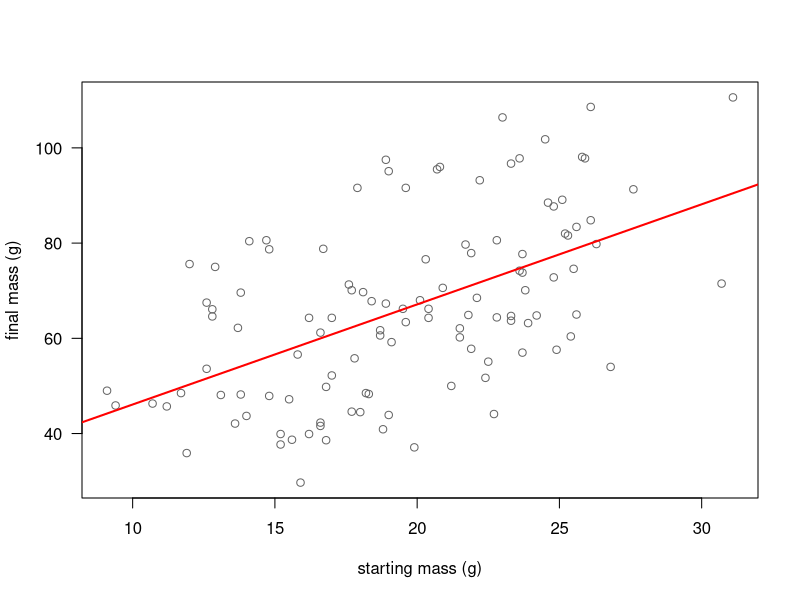
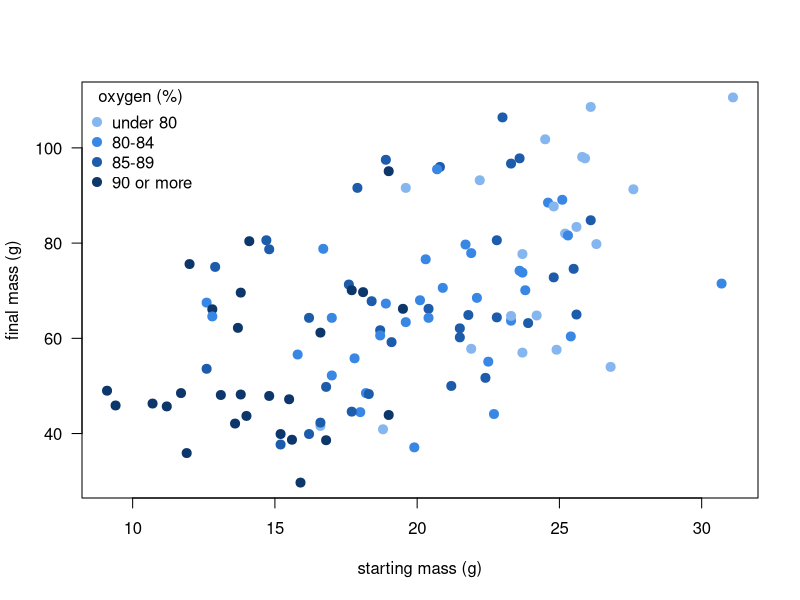

Source code (R) for these figures, in order:
## ---- chunk 1
knitr::opts_chunk$set(echo = FALSE, message = FALSE, warning = FALSE, collapse = TRUE, comment = "#>")
knitr::opts_knit$set(global.par = TRUE)

# Numbers in the text: fixed decimals and a real minus sign.
num <- function(x, digits = 2) sub("-", "−", formatC(x, format = "f", digits = digits))
## ---- chunk 2
par(las = 1, bty = "o")    # horizontal axis numbers, full box around the plot
## ---- chunk 3
trout <- read.csv("data/trout.csv")
head(trout)
## ---- chunk 4
fit1 <- lm(final_mass ~ start_mass, data = trout)
summary(fit1)
## ---- chunk 5
plot(trout$start_mass, trout$final_mass, col = "grey40",
     xlab = "starting mass (g)", ylab = "final mass (g)")
abline(fit1, col = "red", lwd = 2)
## ---- chunk 6
fit2 <- lm(final_mass ~ start_mass + oxygen, data = trout)
summary(fit2)
## ---- chunk 7
fit_oxygen <- lm(final_mass ~ oxygen, data = trout)
summary(fit_oxygen)
## ---- chunk 8
oxygen_bins <- cut(trout$oxygen, breaks = c(-Inf, 80, 85, 90, Inf), right = FALSE,
                   labels = c("under 80", "80-84", "85-89", "90 or more"))
oxygen_cols <- c("#86b6ef", "#3987e5", "#1c5cab", "#0d366b")    # light = little oxygen, dark = much
plot(trout$start_mass, trout$final_mass, pch = 19, cex = 1.2, col = oxygen_cols[oxygen_bins],
     xlab = "starting mass (g)", ylab = "final mass (g)")
legend("topleft", title = "oxygen (%)", legend = levels(oxygen_bins),
       col = oxygen_cols, pch = 19, pt.cex = 1.2, bty = "n")
## ---- chunk 9
round(cor(trout[, c("start_mass", "oxygen", "final_mass")]), 2)
## ---- chunk 10
confint(fit1)
confint(fit2)
confint(fit_oxygen)
## ---- chunk 11
ci1 <- round(confint(fit1)["start_mass", ], 2)
## ---- chunk 12
diet_names <- c("commercial pellets", "insect meal", "plant-based")
knitr::kable(data.frame(Code = 1:3, Diet = diet_names,
                        `Mean final mass (g)` = tapply(trout$final_mass, trout$diet, mean),
                        check.names = FALSE),
             digits = 1, row.names = FALSE, align = "clr")
## ---- chunk 13
fit_codes <- lm(final_mass ~ diet, data = trout)
summary(fit_codes)

fit_diet <- lm(final_mass ~ factor(diet), data = trout)
summary(fit_diet)
## ---- chunk 14
knitr::kable(data.frame(Code = 1:3, Diet = diet_names,
                        `Mean starting mass (g)` = tapply(trout$start_mass, trout$diet, mean),
                        `Mean final mass (g)` = tapply(trout$final_mass, trout$diet, mean),
                        check.names = FALSE),
             digits = 1, row.names = FALSE, align = "clrr")
## ---- chunk 15
fit_diet_start <- lm(final_mass ~ factor(diet) + start_mass, data = trout)
summary(fit_diet_start)
## ---- chunk 16
confint(fit_diet)
confint(fit_diet_start)
## ---- chunk 17
plant <- "factor(diet)3"
est_a <- coef(fit_diet)[[plant]]
est_b <- coef(fit_diet_start)[[plant]]
ci_a <- confint(fit_diet)[plant, ]
ci_b <- confint(fit_diet_start)[plant, ]
